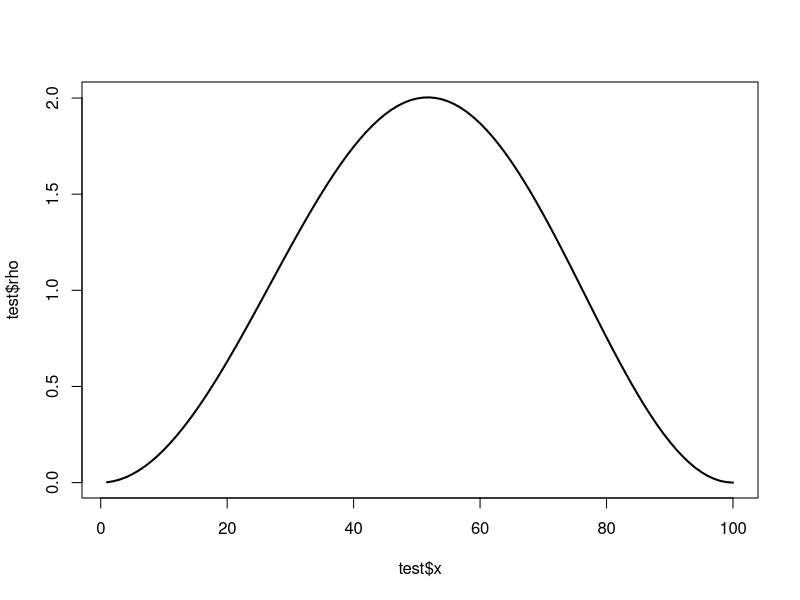

Here is the R script that generated this plot:
## ---- chunk 1
knitr::opts_chunk$set(echo = TRUE)
library(tidyverse)
## ---- chunk 2
test <- read_csv("../test.txt")
test$x <- seq(1, 100)
colnames(test) <- c("rho", "x")
## ---- chunk 3
plot(test$x, test$rho, lty=1, lwd=2, "l")
